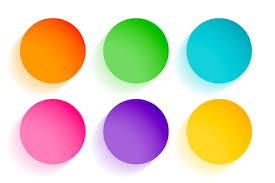
#> input picture image3.jfif, 275 x 183 px, found by its file name
$ python circledetector.py
#> lines starting #> are read from the running program, lines starting #| are printed output that depends on the picture; after the words box and inside, x2 and y2 are one past the last pixel; in counts of white or black regions, pixels touching at a corner belong together
import cv2
import numpy as np
img = cv2.imread("/Users/muhammadtaqiriaz/Documents/opencv/image3.jfif",1)
#> img is the input picture: shape (183, 275, 3); mean B, G, R 193.2, 209.7, 216
cv2.imshow("Circle image",img)
img_grey = cv2.cvtColor(img,cv2.COLOR_BGR2GRAY)
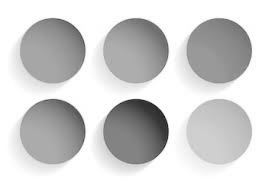
#> img_grey: shape (183, 275); min 17, max 255, mean 209.7
img_blur = cv2.blur(img_grey,(3,3))
detector = cv2.HoughCircles(img_blur,cv2.HOUGH_GRADIENT,1,20,param1 = 50,param2 = 30,minRadius = 3,maxRadius = 40)
#> detector = [[135.5, 130.5, 32.7], [52.5, 50.5, 33.3], [218.5, 50.5, 32.2], [52.5, 130.5, 32.7], [135.5, 49.5, 32.7], [219.5, 130.5, 32.9]]
if detector is not None:
    detector = np.uint16(np.around(detector))
#> detector = [[136, 130, 33], [52, 50, 33], [218, 50, 32], [52, 130, 33], [136, 50, 33], [220, 130, 33]]
    for i in detector[0,:]:
        x,y,r = i[0],i[1],i[2]
        cv2.circle(img,(x,y),r,(0,0,0),3)
        cv2.imshow("Image circle",img)
#> this loop made 6 passes
#> pass 1, `cv2.imshow("Image circle",img)`:
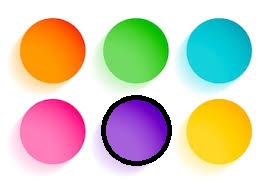
#> window 'Image circle': shape (183, 275, 3); mean B, G, R 188.5, 206.4, 211.9
#> pass 2, `cv2.imshow("Image circle",img)`:
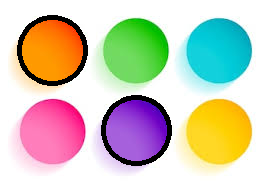
#> window 'Image circle': shape (183, 275, 3); mean B, G, R 185.9, 202.6, 206.9
#> after the loop:
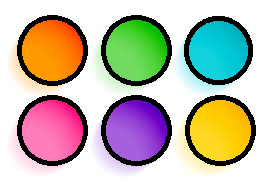
#> img: shape (183, 275, 3); 12.2% of pixels changed, all inside (x1, y1, x2, y2) = (17, 15, 256, 166)
img = cv2.imread("/Users/muhammadtaqiriaz/Documents/opencv/image3.jfif",1)
blobdetect = cv2.SimpleBlobDetector_Params()
blobdetect.filterByArea = True
blobdetect.minArea = 100
blobdetect.filterByCircularity = True
blobdetect.minCircularity = 0.85
blobdetect.filterByConvexity = True
blobdetect.minConvexity = 0.25
detector1 = cv2.SimpleBlobDetector_create(blobdetect)
point = detector1.detect(img)
#> point = 5 keypoints; (x, y, size): (52, 131, 66.7), (136, 50, 66.6), (219, 50, 66.5), (52, 50, 66.5), (136, 131, 66.4)
elements = len(point)
#> elements = 5
font = cv2.FONT_HERSHEY_COMPLEX
#> font = 3
position = (0,75)
size = (1.5)
text = (str(elements))
#> text = '5'
imgtext = cv2.putText(img,text,position,font,size,(0,0,0),3,cv2.LINE_AA)
cv2.imshow("blobs",imgtext)
img_blobs = cv2.drawKeypoints(img,point,img,(0,0,0),cv2.DRAW_MATCHES_FLAGS_DRAW_RICH_KEYPOINTS)
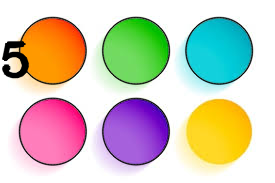
#> img_blobs: shape (183, 275, 3); mean B, G, R 185.8, 201.8, 207.8
cv2.imshow("Blob detectiom",img_blobs)
cv2.waitKey(0)
